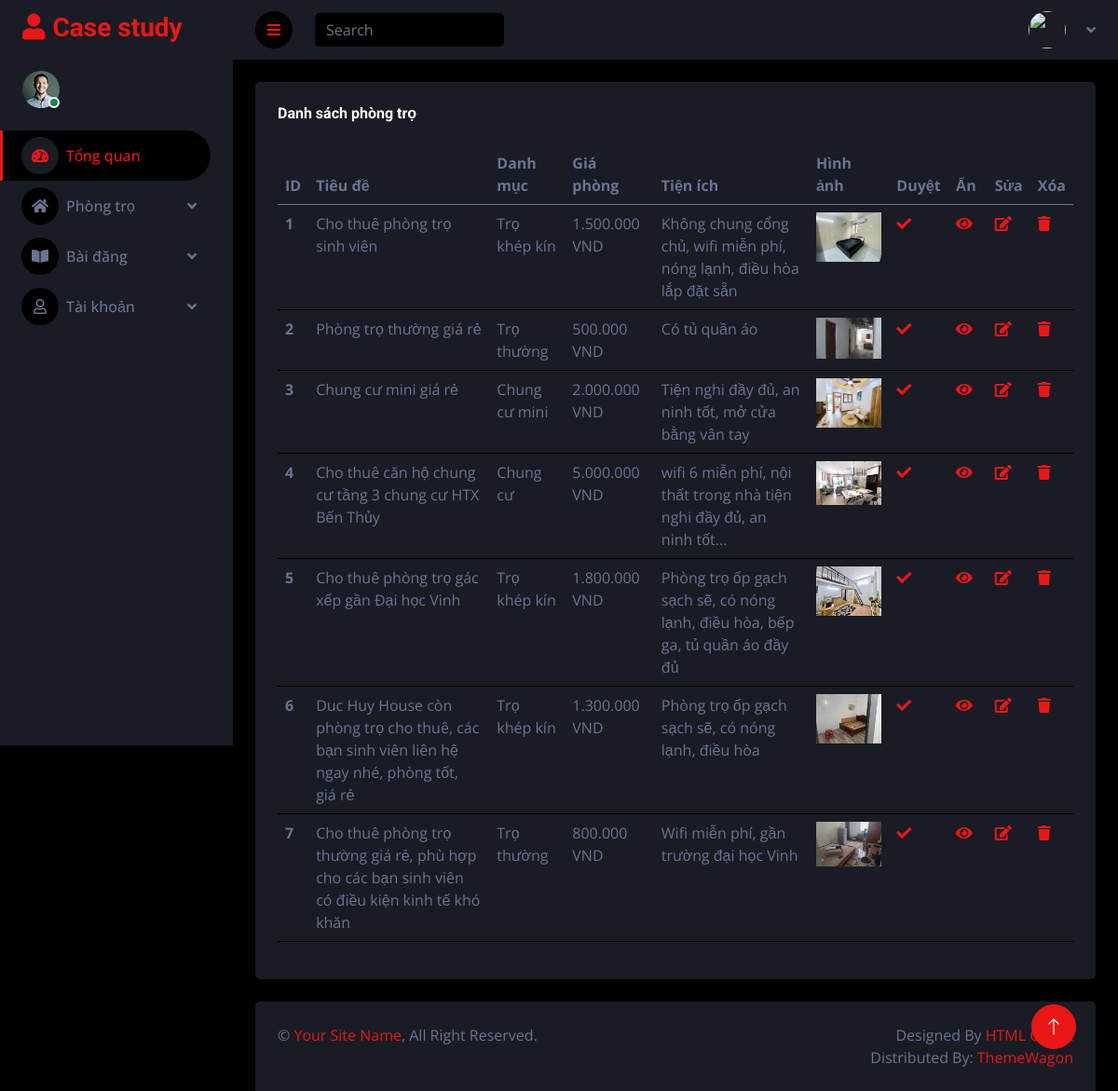
The page /admin/all_motel.php on the database its author committed.
### tables this page shows
CREATE TABLE `motel` (
  `id` int(10) NOT NULL,
  `title` varchar(255) NOT NULL,
  `description` text NOT NULL,
  `price` int(11) NOT NULL,
  `area` int(11) NOT NULL,
  `count_view` int(11) NOT NULL,
  `address` varchar(255) NOT NULL,
  `latlng` varchar(255) NOT NULL,
  `images` varchar(255) NOT NULL,
  `user_id` int(10) NOT NULL,
  `category_id` int(11) NOT NULL,
  `districts_id` int(11) NOT NULL,
  `utilities` varchar(255) NOT NULL,
  `created_at` timestamp NOT NULL DEFAULT current_timestamp(),
  `phone` varchar(255) NOT NULL,
  `approve` int(11) NOT NULL,
  `status` int(4) NOT NULL
);

CREATE TABLE `category` (
  `id` int(11) NOT NULL,
  `name` varchar(255) NOT NULL
);

### admin/all_motel.php (the view, shortened to what this page needs)
<!DOCTYPE html>
<html lang="en">
<head>
    <link href="https://cdnjs.cloudflare.com/ajax/libs/font-awesome/5.10.0/css/all.min.css" rel="stylesheet">
    <link href="https://cdn.jsdelivr.net/npm/bootstrap-icons@1.4.1/font/bootstrap-icons.css" rel="stylesheet">
    <link href="lib/owlcarousel/assets/owl.carousel.min.css" rel="stylesheet">
    <link href="lib/tempusdominus/css/tempusdominus-bootstrap-4.min.css" rel="stylesheet" />
    <link href="css/bootstrap.min.css" rel="stylesheet">
    <link href="css/style.css" rel="stylesheet">
</head>
<body>
    <div class="container-fluid position-relative d-flex p-0">
        <div class="sidebar pe-4 pb-3">
            <nav class="navbar bg-secondary navbar-dark">
                <a href="index.html" class="navbar-brand mx-4 mb-3">
                    <h3 class="text-primary"><i class="fa fa-user me-2"></i>Case study</h3>
                </a>
                <div class="d-flex align-items-center ms-4 mb-4">
                    <div class="position-relative">
                        <img class="rounded-circle" src="img/user.jpg" alt="" style="width: 40px; height: 40px;">
                        <div class="bg-success rounded-circle border border-2 border-white position-absolute end-0 bottom-0 p-1"></div>
                    </div>
                </div>
                <?php include "menu.php" ?>
            </nav>
        </div>
        <div class="content">
            <nav class="navbar navbar-expand bg-secondary navbar-dark sticky-top px-4 py-0">
                <a href="#" class="sidebar-toggler flex-shrink-0">
                    <i class="fa fa-bars"></i>
                </a>
                <form class="d-none d-md-flex ms-4">
                    <input class="form-control bg-dark border-0" type="search" placeholder="Search">
                </form>
                <div class="navbar-nav align-items-center ms-auto">
                    <div class="nav-item dropdown">
                        <a href="#" class="nav-link dropdown-toggle" data-bs-toggle="dropdown">
                            <img class="rounded-circle me-lg-2" src="<?php echo $_SESSION['avartar'] ?>" alt="" style="width: 40px; height: 40px;">
                        </a>
                    </div>
                </div>
            </nav>
            <div class="container-fluid pt-4 px-4">
                <div class="row g-4">
                    <?php
                    include "../config/db_connect.php";
                    $sql = 'SELECT motel.*, category.name  FROM motel JOIN category
                    ON motel.category_id = category.id';
                    $query = mysqli_query($conn, $sql);
                    ?>
                    <div class="col-12">
                        <div class="bg-secondary rounded h-100 p-4">
                            <h6 class="mb-4">Danh sách phòng trọ</h6>
                            <div class="table-responsive">
                                <table class="table">
                                    <thead>
                                        <tr>
                                            <th scope="col">ID</th>
                                            <th scope="col">Tiêu đề</th>
                                            <th scope="col">Danh mục</th>
                                            <th scope="col">Giá phòng</th>
                                            <th scope="col">Tiện ích</th>
                                            <th scope="col">Hình ảnh</th>
                                            <th scope="col">Duyệt</th>
                                            <th scope="col">Ẩn</th>
                                            <th scope="col">Sửa</th>
                                            <th scope="col">Xóa</th>
                                        </tr>
                                    </thead>
                                    <tbody>
                                        <?php $i = 1;
                                        while ($row = mysqli_fetch_assoc($query)) { ?>
                                            <tr>
                                                <th scope="row"><?php echo $i++; ?></th>
                                                <td><?php echo $row['title'] ?></td>
                                                <td><?php echo $row['name'] ?></td>
                                                <td><?php echo number_format($row['price'], 0, '', '.') ?> VND</td>
                                                <td><?php echo $row['utilities'] ?></td>
                                                <td><img src="<?php echo $row['images'] ?>" alt="" style="width: 70px;"></td>
                                                <td><a href="check_post.php?id=<?php echo $row['id'] ?>"><i class="fa fa-check me-2"></i></a></td>
                                                <td><a href="hide_post.php?id=<?php echo $row['id'] ?>"><i class="fa fa-eye me-2"></i></a></td>
                                                <td><a href="edit_motel.php?id=<?php echo $row['id'] ?>"><i class="fa fa-edit me-2"></i></a></td>
                                                <td><a href="delete_motel.php?id=<?php echo $row['id'] ?>"><i class="fa fa-trash me-2"></i></a></td>
                                            </tr>
                                        <?php } ?>
                                    </tbody>
                                </table>
                            </div>
                        </div>
                    </div>
                </div>
            </div>
            <div class="container-fluid pt-4 px-4">
                <div class="bg-secondary rounded-top p-4">
                    <div class="row">
                        <div class="col-12 col-sm-6 text-center text-sm-start">
                            &copy; <a href="#">Your Site Name</a>, All Right Reserved.
                        </div>
                        <div class="col-12 col-sm-6 text-center text-sm-end">
                            Designed By <a href="https://htmlcodex.com">HTML Codex</a>
                            <br>Distributed By: <a href="https://themewagon.com" target="_blank">ThemeWagon</a>
                        </div>
                    </div>
                </div>
            </div>
        </div>
        <a href="#" class="btn btn-lg btn-primary btn-lg-square back-to-top"><i class="bi bi-arrow-up"></i></a>
    </div>
</body>
</html>

### admin/menu.php (shortened to what this page needs)
<div class="navbar-nav w-100">
                    <a href="home.php" class="nav-item nav-link active"><i class="fa fa-tachometer-alt me-2"></i>Tổng quan</a>
                    <div class="nav-item dropdown">
                        <a href="#" class="nav-link dropdown-toggle" data-bs-toggle="dropdown"><i class="fa fa-home me-2"></i>Phòng trọ</a>
                    </div>
                    <div class="nav-item dropdown">
                        <a href="#" class="nav-link dropdown-toggle" data-bs-toggle="dropdown"><i class="fa fa-book-open me-2"></i>Bài đăng</a>
                    </div>
                    <div class="nav-item dropdown">
                        <a href="#" class="nav-link dropdown-toggle" data-bs-toggle="dropdown"><i class="far fa-user me-2"></i>Tài khoản</a>
                    </div>
                </div>

### admin/css/style.css (style rules this page uses)
:root { --primary: #EB1616; --secondary: #191C24; --light: #6C7293; --dark: #000000; }
.back-to-top { position: fixed; display: none; right: 45px; bottom: 45px; z-index: 99; }
.btn { transition: .5s; }
.btn-lg-square { width: 48px; height: 48px; }
.btn-square, .btn-sm-square, .btn-lg-square { padding: 0; display: inline-flex; align-items: center; justify-content: center; font-weight: normal; border-radius: 50px; }
.sidebar { position: fixed; top: 0; left: 0; bottom: 0; width: 250px; height: 100vh; overflow-y: auto; background: var(--secondary); transition: 0.5s; z-index: 999; }
.content { margin-left: 250px; min-height: 100vh; background: var(--dark); transition: 0.5s; }
@media (min-width: 992px) { .sidebar { margin-left: 0; } }
@media (min-width: 992px) { .content { width: calc(100% - 250px); } }
.sidebar .navbar .navbar-nav .nav-link { padding: 7px 20px; color: var(--light); font-weight: 500; border-left: 3px solid var(--secondary); border-radius: 0 30px 30px 0; outline: none; }
.sidebar .navbar .navbar-nav .nav-link:hover, .sidebar .navbar .navbar-nav .nav-link.active { color: var(--primary); background: var(--dark); border-color: var(--primary); }
.sidebar .navbar .navbar-nav .nav-link i { width: 40px; height: 40px; display: inline-flex; align-items: center; justify-content: center; background: var(--dark); border-radius: 40px; }
.sidebar .navbar .navbar-nav .nav-link:hover i, .sidebar .navbar .navbar-nav .nav-link.active i { background: var(--secondary); }
.sidebar .navbar .dropdown-toggle::after { position: absolute; top: 15px; right: 15px; border: none; content: "\f107"; font-family: "Font Awesome 5 Free"; font-weight: 900; transition: .5s; }
.content .navbar .navbar-nav .nav-link { margin-left: 25px; padding: 12px 0; color: var(--light); outline: none; }
.content .navbar .sidebar-toggler, .content .navbar .navbar-nav .nav-link i { width: 40px; height: 40px; display: inline-flex; align-items: center; justify-content: center; background: var(--dark); border-radius: 40px; }
.content .navbar .dropdown-toggle::after { margin-left: 6px; vertical-align: middle; border: none; content: "\f107"; font-family: "Font Awesome 5 Free"; font-weight: 900; transition: .5s; }

### rows shown on the page
motel: title "Cho thuê phòng trọ sinh viên", category.name "Trọ khép kín", price "1.500.000", utilities "Không chung cổng chủ, wifi miễn phí, nóng lạnh, điều hòa lắp đặt sẵn", images (picture)
motel: title "Phòng trọ thường giá rẻ", category.name "Trọ thường", price "500.000", utilities "Có tủ quần áo", images (picture)
motel: title "Chung cư mini giá rẻ", category.name "Chung cư mini", price "2.000.000", utilities "Tiện nghi đầy đủ, an ninh tốt, mở cửa bằng vân tay", images (picture)
motel: title "Cho thuê căn hộ chung cư tầng 3 chung cư HTX Bến Thủy", category.name "Chung cư", price "5.000.000", utilities "wifi 6 miễn phí, nội thất trong nhà tiện nghi đầy đủ, an ninh tốt...", images (picture)
motel: title "Cho thuê phòng trọ gác xếp gần Đại học Vinh", category.name "Trọ khép kín", price "1.800.000", utilities "Phòng trọ ốp gạch sạch sẽ, có nóng lạnh, điều hòa, bếp ga, tủ quần áo đầy đủ", images (picture)
motel: title "Duc Huy House còn phòng trọ cho thuê, các bạn sinh viên liên hệ ngay nhé, phòng tốt, giá rẻ", category.name "Trọ khép kín", price "1.300.000", utilities "Phòng trọ ốp gạch sạch sẽ, có nóng lạnh, điều hòa", images (picture)
motel: title "Cho thuê phòng trọ thường giá rẻ, phù hợp cho các bạn sinh viên có điều kiện kinh tế khó khăn", category.name "Trọ thường", price "800.000", utilities "Wifi miễn phí, gần trường đại học Vinh", images (picture)
